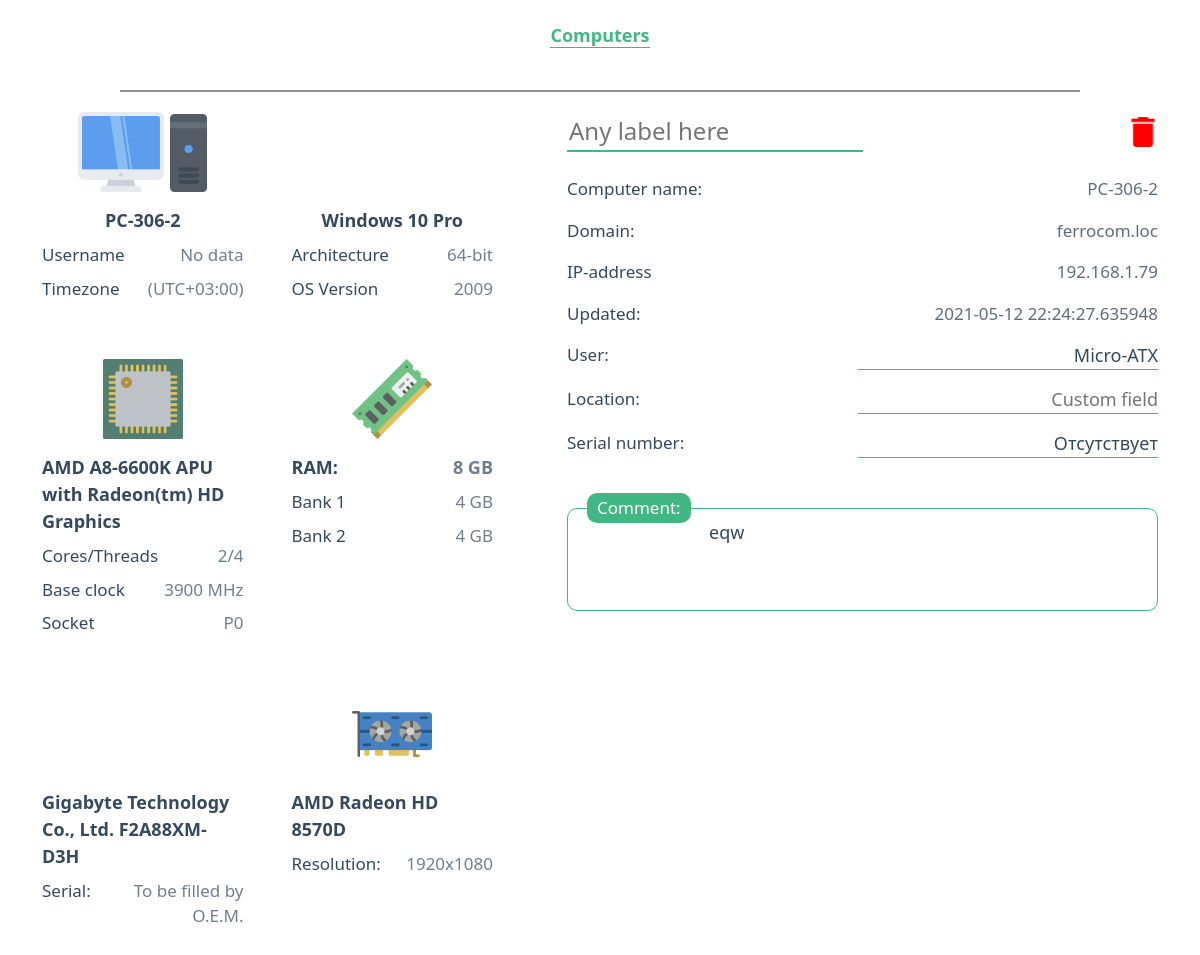
/pc/PC-306-2, run on an earlier commit of the app's database.
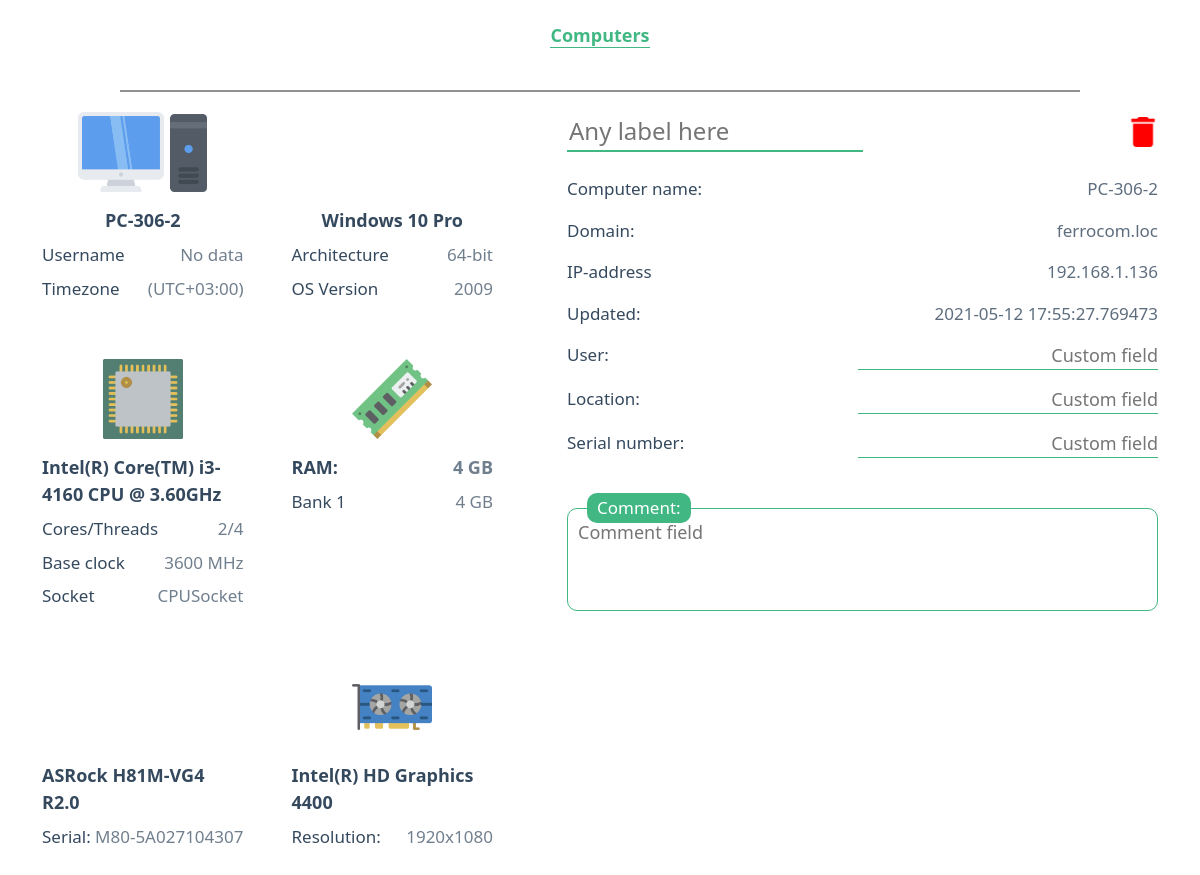
And on a later commit of the database.
### db.py (models this page shows)
class BaseModel(Model):
    class Meta:
        database = conn

class PC(BaseModel):
    pc_id = AutoField(column_name='pc_id')
    hardware_type = CharField(max_length=50, null=True)
    os_name = CharField(max_length=50, null=True)
    os_version = CharField(max_length=50, null=True)
    os_architecture = CharField(max_length=50, null=True)
    pc_name = CharField(max_length=50, unique=True)
    domain = CharField(max_length=50, null=True)
    ip = IPField(null=True)
    cpu_name = CharField(max_length=100, null=True)
    cpu_clock = SmallIntegerField(null=True)
    cpu_cores = SmallIntegerField(null=True)
    cpu_threads = SmallIntegerField(null=True)
    cpu_socket = CharField(max_length=10, null=True)
    motherboard_manufacturer = CharField(max_length=50, null=True)
    motherboard_product = CharField(max_length=100, null=True)
    motherboard_serial = CharField(max_length=100, null=True)
    ram = IntegerField(null=True)
    ram0_Configuredclockspeed = IntegerField(null=True)
    ram0_Capacity = IntegerField(null=True)
    ram1_Configuredclockspeed = IntegerField(null=True)
    ram1_Capacity = IntegerField(null=True)
    ram2_Configuredclockspeed = IntegerField(null=True)
    ram2_Capacity = IntegerField(null=True)
    ram3_Configuredclockspeed = IntegerField(null=True)
    ram3_Capacity = IntegerField(null=True)
    videocard = CharField(max_length=100, null=True)
    resX = IntegerField(null=True)
    resY = IntegerField(null=True)
    username = CharField(max_length=100, null=True)
    timezone = CharField(max_length=100, null=True)
    user = CharField(max_length=200, null=True)
    serial_number = IntegerField(null=True)
    location = CharField(max_length=200, null=True)
    updated = DateTimeField()
    comment = TextField(null=True)
    label = CharField(max_length=100, null=True)
    class Meta:
        table_name = 'pc'

### main.py (the view)
@app.get('/pc/{pc_name}')
async def get_pc(pc_name: str, request: Request):
    context['request'] = request
    context['nav'] = [{'caption': 'Computers', 'href': app.url_path_for('root')}]
    context['pc'] = db.get(pc_name)
    return templates.TemplateResponse('pc_view.html', context)

### templates/pc_view.html (shortened to what this page needs)
{% extends 'base.html' %}
{% block content %}
    <section class="pc_view">
        <div class="row">
            <div class="col-md-5">
                <div class="row gx-md-5">
                    <div class="col-md-6">
                        <div class="char">
                            <img src="{{ url_for('static', path='/img/computer.png') }}" alt="">
                            <p class="head">{{ pc.name }}</p>
                            <p>Username<span>{{ pc.username }}</span></p>
                            <p>Timezone<span>{{ pc.timezone }}</span></p>
                        </div>
                    </div>
                    <div class="col-md-6">
                        <div class="char">
                            <p class="head">{{ pc.os.name }}</p>
                            <p>Architecture <span>{{ pc.os.architecture }}</span></p>
                            <p>OS Version <span>{{ pc.os.version }}</span></p>
                        </div>
                    </div>
                </div>
                <div class="row gx-md-5">
                    <div class="col-md-6">
                        <div class="char">
                            <img src="{{ url_for('static', path='/img/pcComponents/075-cpu-1.png') }} " alt="">
                            <p class="head">{{ pc.cpu.name }}</p>
                            <p>Cores/Threads <span>{{ pc.cpu.cores }}/{{ pc.cpu.threads }}</span></p>
                            <p>Base clock <span>{{ pc.cpu.clock }} MHz</span></p>
                            <p>Socket <span>{{ pc.cpu.socket }}</span></p>
                        </div>
                    </div>
                    <div class="col-md-6">
                        <div class="char">
                            <img src="{{ url_for('static', path='/img/pcComponents/088-ram-memory.png') }} " alt="">
                            <p class="head" style="justify-content: space-between">RAM:
                                <span>{{ pc.ram.size }} GB</span>
                            </p>
                            {% for bank in pc.ram.banks %}
                                {% if bank.capacity %}
                                    <p>Bank {{ loop.index }} <span>{{ bank.capacity|int }} GB</span></p>
                                {% endif %}
                            {% endfor %}
                        </div>
                    </div>
                </div>
                <div class="row gx-md-5">
                    <div class="col-md-6">
                        <div class="char">
                            <p class="head">{{ pc.motherboard.manufacturer }} {{ pc.motherboard.product }}</p>
                            <p>Serial: <span>{{ pc.motherboard.serial }}</span></p>
                        </div>
                    </div>
                    <div class="col-md-6">
                        <div class="char">
                            <img src="{{ url_for('static', path='/img/pcComponents/087-graphic-card.png') }} " alt="">
                            <p class="head">{{ pc.videocard.name }}</p>
                            <p>Resolution: <span>{{ pc.videocard.resX }}x{{ pc.videocard.resY }}</span></p>
                        </div>
                    </div>
                </div>
            </div>
            <div class="col-md-7">
                <div class="data">
                    <div class="head">
                        <input id="label" class="head" type="text" placeholder="Any label here"
                               value="{% if pc.label %}{{ pc.label }}{% endif %}">
                        <button id="delete"></button>
                    </div>
                    <p>Computer name: <span>{{ pc.name }}</span></p>
                    <p>Domain: <span>{{ pc.domain }}</span></p>
                    <p>IP-address <span>{{ pc.ip }}</span></p>
                    <p>Updated: <span>{{ pc.updated }}</span></p>
                    <p>User: <input id="user" type="text" placeholder="Custom field"
                                    value="{% if pc.user %}{{ pc.user }}{% endif %}"></p>
                    <p>Location: <input id="location" type="text" placeholder="Custom field"
                                        value="{% if pc.location %}{{ pc.location }}{% endif %}"></p>
                    <p>Serial number: <input id="serial_number" type="text" placeholder="Custom field"
                                             value="{% if pc.serial_number %}{{ pc.serial_number }}{% endif %}"></p>
                    <div class="comment">
                        <label for="comment">Comment:</label>
                        <textarea name="comment" id="comment" placeholder="Comment field" rows="3">{% if pc.comment %}
                            {{ pc.comment }}{% endif %}</textarea>
                    </div>
                </div>
            </div>
        </div>
    </section>
{% endblock %}

### templates/base.html (shortened to what this page needs)
<!DOCTYPE html>
<html lang="en">
<head>
    {% block head %}
        <link rel="stylesheet" href="{{ url_for('static', path='/css/bootstrap.css') }}">
        <link rel="stylesheet" href="{{ url_for('static', path='/css/bootstrap-grid.css') }}">
        <link rel="stylesheet" href="{{ url_for('static', path='/css/main.css') }}">
    {% endblock %}
</head>
<body>
<header>
    {% block header %}
        <div class="container-fluid">
            <div class="container">
                <div class="row justify-content-around">
                    <div class="col-auto">
                        {% for item in nav %}
                            <a href="{{ item.href }}">{{ item.caption }}</a>
                        {% endfor %}
                    </div>
                </div>
            </div>
        </div>
    {% endblock %}
</header>
<hr>
<div class="container">
    {% block content %}
    {% endblock %}
</div>
</body>
</html>

### static/css/main.css (style rules this page uses)
h1, h2, h3, h4, p, input, label, textarea { color: #35495e; }
p, label, textarea, input { margin-bottom: 0.5rem; font-size: 17px; }
input, textarea { margin-bottom: 0.5rem; outline: none; border: none; border-bottom: 2px #41b883 solid; font-size: 18px; font-weight: 500; width: 100%; }
input::placeholder, textarea::placeholder { font-weight: 500; }
textarea { resize: none; height: max-content; border: 1px solid #41b883; border-radius: 10px; padding: 10px; }
button { text-decoration: none; outline: none; background: none; border: none; }
header { height: 70px; display: flex; align-items: center; }
header + hr { width: 80%; height: 2px !important; margin: 20px auto; opacity: 0.5; }
a { text-decoration: none; color: #41b883; position: relative; font-size: 18px; font-weight: 600; }
a::after { content: ""; display: block; position: absolute; left: 0; bottom: -1px; height: 1px; width: 100%; background: #41b883; transition: 0.2s ease; }
section.pc_view .char { margin-bottom: 50px; display: flex; flex-direction: column; align-items: center; }
section.pc_view .char img { height: 80px; margin-bottom: 15px; }
section.pc_view .char p { display: flex; justify-content: space-between; width: 100%; }
section.pc_view .char p span { text-align: right; opacity: 0.7; }
section.pc_view .char p.head { font-weight: 600; justify-content: center; font-size: 18px; }
section.pc_view .data { margin-left: 50px; }
section.pc_view .data .head { display: flex; justify-content: space-between; }
section.pc_view .data .head input { font-size: 24px; margin-bottom: 1.5rem; width: 50%; }
section.pc_view .data .head button#delete { height: 40px; background: url("/static/img/delete.png") center no-repeat white; background-size: contain; width: 30px; position: relative; }
section.pc_view .data .head button#delete::after { color: #35495e; content: "Delete"; display: block; position: absolute; padding: 5px 10px; border-radius: 5px; box-shadow: 4px 4px 8px 0 rgba(34, 60, 80, 0.2); right: -17px; top: 0; opacity: 0; width: max-content; background: white; transition: 0.3s ease; }
section.pc_view .data p { display: flex; justify-content: space-between; margin-bottom: 1rem; position: relative; }
section.pc_view .data p span { opacity: 0.8; }
section.pc_view .data p input { max-width: 300px; border-bottom-width: 1px; margin: 0; padding: 0; text-align: right; font-weight: 500; }
section.pc_view .data .comment { position: relative; margin-top: 50px; }
section.pc_view .data .comment label { margin-bottom: 20px; position: absolute; top: -15px; left: 20px; background: #41b883; border-radius: 10px; padding: 2px 10px; color: white; }
section.pc_view .data .comment textarea { border-bottom: 1px solid #41b883; height: max-content; }

What changed in the data, as far as the page shows it:
no longer on one of the page's lists (row edited): PC: capacity "4"
changed PC "PC-306-2": cpu.name "AMD A8-6600K APU with Radeon(tm) HD Graphics" → "Intel(R) Core(TM) i3-4160 CPU @ 3.60GHz"; cpu.clock "3900" → "3600"; cpu.socket "P0" → "CPUSocket"; motherboard.manufacturer "Gigabyte Technology Co., Ltd." → "ASRock"; motherboard.product "F2A88XM-D3H" → "H81M-VG4 R2.0"; motherboard.serial "To be filled by O.E.M." → "M80-5A027104307"; videocard.name "AMD Radeon HD 8570D" → "Intel(R) HD Graphics 4400"; user "Micro-ATX" → (not shown); serial_number "Отсутствует" → (not shown); comment "eqw" → (not shown)
Also different on the page:
{{ pc.ram.size }}: "8" → "4"
{{ pc.ip }}: "192.168.1.79" → "192.168.1.136"
{{ pc.updated }}: "2021-05-12 22:24:27.635948" → "2021-05-12 17:55:27.769473"
